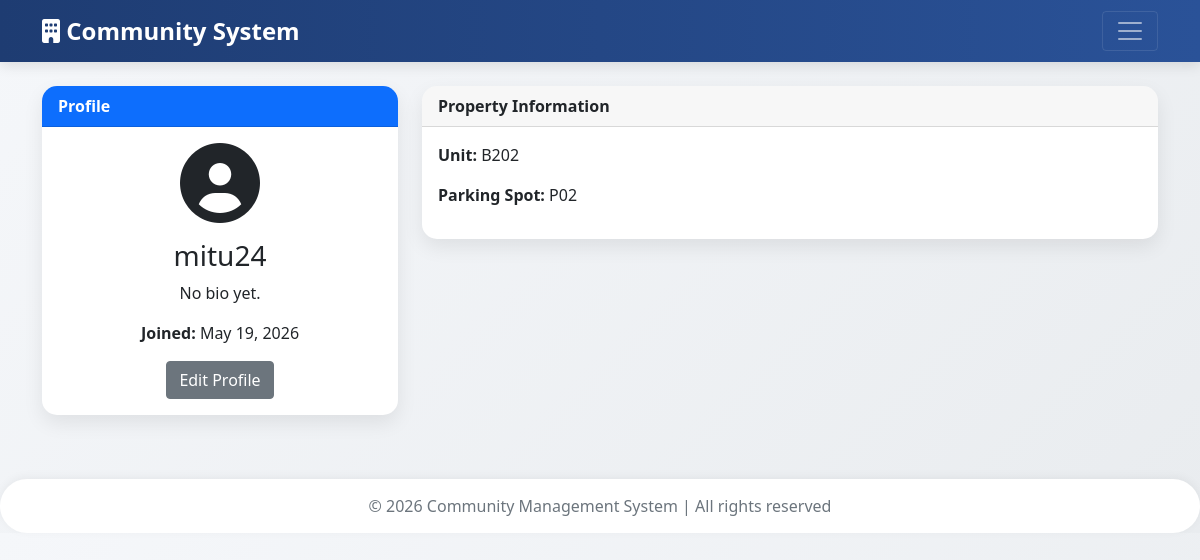
Screenshot of /profile/ (signed in) with the database file from the repository.
### core/models.py (models this page shows, shortened)
class UserProfile(models.Model):
    user = models.OneToOneField(User, on_delete=models.CASCADE, related_name='profile')
    bio = models.TextField(blank=True, max_length=500)
    profile_picture = models.ImageField(upload_to='profiles/', null=True, blank=True)
    joined_date = models.DateTimeField(auto_now_add=True)
    is_online = models.BooleanField(default=False)
    last_seen = models.DateTimeField(auto_now=True)

class ResidentProfile(models.Model):
    user = models.OneToOneField(User, on_delete=models.CASCADE, related_name='resident_profile')
    property = models.ForeignKey('Property', on_delete=models.SET_NULL, null=True, blank=True)
    phone = models.CharField(max_length=15, blank=True)
    move_in_date = models.DateField(null=True, blank=True)

class Property(models.Model):
    STATUS_CHOICES = [('occupied', 'Occupied'), ('vacant', 'Vacant')]
    unit_number = models.CharField(max_length=20, unique=True)
    owner_name = models.CharField(max_length=200)
    monthly_fee = models.DecimalField(max_digits=10, decimal_places=2, default=0)
    status = models.CharField(max_length=20, choices=STATUS_CHOICES, default='vacant')

class ParkingSpot(models.Model):
    spot_number = models.CharField(max_length=10, unique=True)
    property = models.ForeignKey('Property', on_delete=models.SET_NULL, null=True, blank=True, related_name='parking_spots')
    is_covered = models.BooleanField(default=False)
    is_reserved = models.BooleanField(default=False)

### core/views.py (the view)
# urls.py: path('profile/', views.profile_view, name='my_profile'),
@login_required
def profile_view(request, username=None):
    if username:
        target_user = get_object_or_404(User, username=username)
    else:
        target_user = request.user
    profile, created = UserProfile.objects.get_or_create(user=target_user)
    is_friend = Friendship.objects.filter(
        Q(from_user=request.user, to_user=target_user, status='accepted') |
        Q(from_user=target_user, to_user=request.user, status='accepted')
    ).exists()
    friend_request_sent = Friendship.objects.filter(from_user=request.user, to_user=target_user, status='pending').exists()
    friend_request_received = Friendship.objects.filter(from_user=target_user, to_user=request.user, status='pending').exists()
    context = {
        'target_user': target_user,
        'profile': profile,
        'is_friend': is_friend,
        'friend_request_sent': friend_request_sent,
        'friend_request_received': friend_request_received,
    }
    return render(request, 'core/profile.html', context)

### core/templates/core/profile.html (shortened to what this page needs)
{% extends 'core/base.html' %}
{% block content %}
<div class="row">
    <div class="col-md-4">
        <div class="card">
            <div class="card-header bg-primary text-white">Profile</div>
            <div class="card-body text-center">
                {% if profile.profile_picture %}
                <img src="{{ profile.profile_picture.url }}" class="rounded-circle mb-3" width="150">
                {% else %}
                <i class="fas fa-user-circle fa-5x mb-3"></i>
                {% endif %}
                <h3>{{ target_user.username }}</h3>
                <p>{{ profile.bio|default:"No bio yet." }}</p>
                <p><strong>Joined:</strong> {{ profile.joined_date|date:"F j, Y" }}</p>
                {% if target_user == user %}
                <a href="{% url 'edit_profile' %}" class="btn btn-secondary">Edit Profile</a>
                {% endif %}
            </div>
        </div>
    </div>
    <div class="col-md-8">
        <div class="card">
            <div class="card-header">Property Information</div>
            <div class="card-body">
                {% if target_user.resident_profile.property %}
                <p><strong>Unit:</strong> {{ target_user.resident_profile.property.unit_number }}</p>
                <p><strong>Parking Spot:</strong>
                    {% with spot=target_user.resident_profile.property.parking_spots.first %}
                        {% if spot %}{{ spot.spot_number }}{% else %}Not assigned{% endif %}
                    {% endwith %}
                </p>
                {% else %}
                <p>No property assigned.</p>
                {% endif %}
            </div>
        </div>
    </div>
</div>
{% endblock %}

### core/templates/core/base.html (style rules this page uses)
body { background: linear-gradient(135deg, #f5f7fa 0%, #e9ecef 100%); font-family: 'Segoe UI', Tahoma, Geneva, Verdana, sans-serif; }
.card { border-radius: 15px; border: none; box-shadow: 0 8px 20px rgba(0,0,0,0.08); transition: transform 0.2s, box-shadow 0.2s; }
.card-header { border-radius: 15px 15px 0 0 !important; font-weight: 600; }

### rows the page displays
UserProfile: bio "No bio yet.", joined_date "May 19, 2026"
ParkingSpot: spot_number "P02"

### other values shown
{{ target_user.username }} "mitu24"
{{ target_user.resident_profile.property.unit_number }} "B202"
